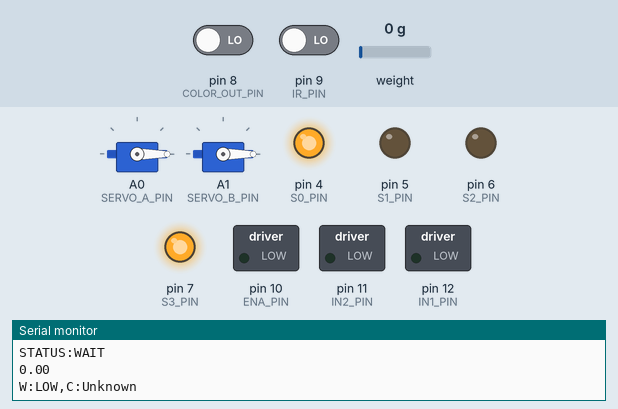
Recording of a sketch running on a simulated Arduino Uno, built with avr-gcc and run on an emulated ATmega328P. Parts: 2 × servo, switched loads named in the sketch (green lamp = pin HIGH), output pins drawn as LEDs (lit = HIGH), the last lines printed to the serial monitor. The inputs (shaded band) are chosen by the test bench; at power-on: pin 9 (IR_PIN) LOW, pin 8 (COLOR_OUT_PIN) LOW, weight on the scale 0 g.

Above: at 23.1 s.
23.2 s: pin 9 (IR_PIN) driven HIGH
At 27.7 s:
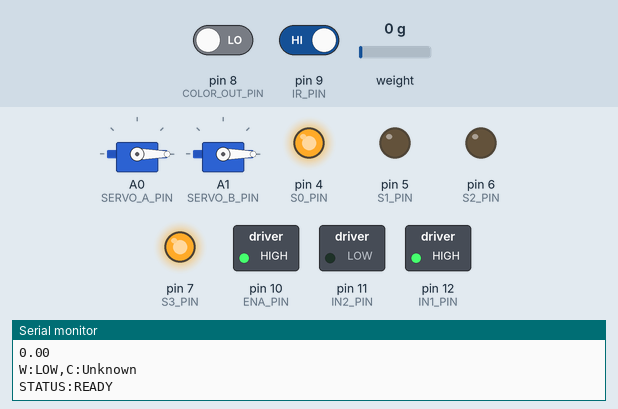
28.0 s: pin 9 (IR_PIN) driven LOW
At 28.12 s:
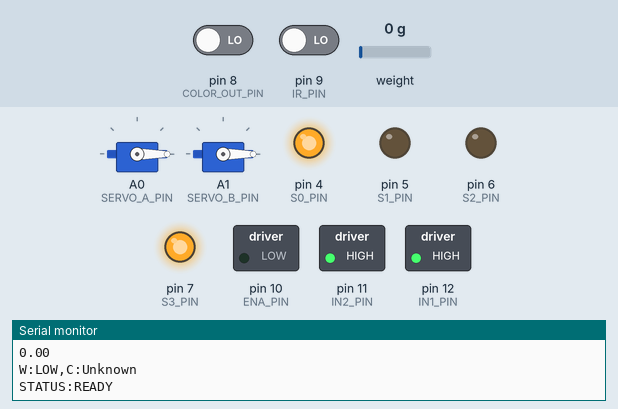
At 33.32 s:
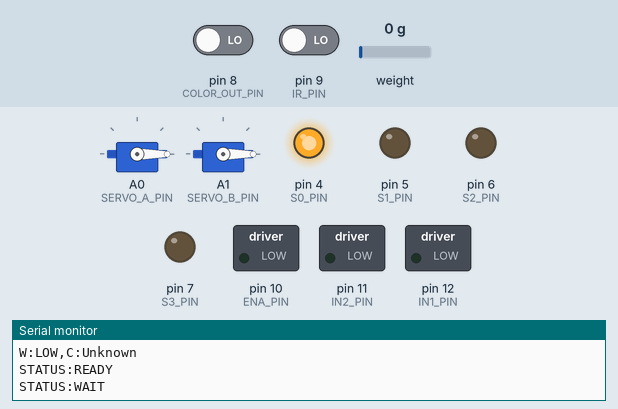
Timing chart, 0 to 53.7 s (numbered marks = the images above; inputs shaded):
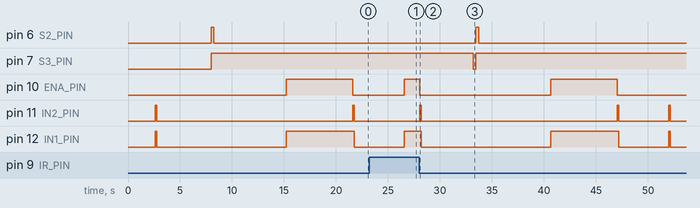

Measured:
- after the input at 23.2 s, pin 10 (ENA_PIN): LOW → HIGH after 3.4 s; pin 11 (IN2_PIN): stays LOW (without the input it goes to HIGH after 3.4 s); pin 12 (IN1_PIN): goes on until 26.6 s, then stays HIGH
- after the input at 28.0 s, pin 6 (S2_PIN): LOW → HIGH after 5.5 s, → LOW 0.25 s later; pin 7 (S3_PIN): HIGH → LOW after 5.2 s, → HIGH 0.25 s later
- by itself, pin 11 (IN2_PIN): alternates HIGH for 0.15 s and LOW for 18.9 s

The sketch:

Maker_s_Lab_Group_34_MainBoard.ino
```cpp
#include <Servo.h>
#include "HX711.h"
#define DOUT_PIN      3
#define CLK_PIN       2
#define S0_PIN        4
#define S1_PIN        5
#define S2_PIN        6
#define S3_PIN        7
#define COLOR_OUT_PIN 8
#define IR_PIN        9
#define ENA_PIN       10
#define IN1_PIN       12
#define IN2_PIN       11
#define SERVO_A_PIN   A0
#define SERVO_B_PIN   A1
const float FACTOR       = 1837.5;
const float WEIGHT_HIGH  = 36;
const float NOISE_FLOOR  = 3.0;
const int   MOTOR_SPEED  = 255;
const long  IR_TIMEOUT   = 45000;
const int  COLOR_GAP     = 20;
const long PULSE_TIMEOUT = 200000;
HX711 scale;
Servo servoA;
Servo servoB;
float finalWeight   = 0.0;
byte  detectedColor = 0;
void sendWaiting() {
  Serial.println(F("STATUS:WAIT"));
}
void sendReady() {
  Serial.println(F("STATUS:READY"));
}
void sendToDisplay(float weight, byte color) {
  String wLabel = (weight >= WEIGHT_HIGH) ? "HIGH" : "LOW";
  String cLabel;
  if      (color == 1) cLabel = "Red";
  else if (color == 3) cLabel = "Blue";
  else                 cLabel = "Unknown";
  Serial.print(F("W:"));
  Serial.print(wLabel);
  Serial.print(F(",C:"));
  Serial.println(cLabel);
}
void setup() {
  Serial.begin(9600);
  pinMode(ENA_PIN, OUTPUT);
  pinMode(IN1_PIN, OUTPUT);
  pinMode(IN2_PIN, OUTPUT);
  digitalWrite(IN1_PIN, LOW);
  digitalWrite(IN2_PIN, LOW);
  analogWrite(ENA_PIN, 0);
  pinMode(IR_PIN, INPUT);
  pinMode(S0_PIN, OUTPUT);
  pinMode(S1_PIN, OUTPUT);
  pinMode(S2_PIN, OUTPUT);
  pinMode(S3_PIN, OUTPUT);
  pinMode(COLOR_OUT_PIN, INPUT);
  digitalWrite(S0_PIN, HIGH);
  digitalWrite(S1_PIN, LOW);
  digitalWrite(S2_PIN, LOW);
  digitalWrite(S3_PIN, LOW);
  servoA.attach(SERVO_A_PIN);
  servoB.attach(SERVO_B_PIN);
  servoA.write(0);
  servoB.write(0);
  delay(800);
  servoA.detach();
  servoB.detach();
  scale.begin(DOUT_PIN, CLK_PIN);
  delay(500);
  scale.set_scale(FACTOR);
  scale.power_up();
  scale.tare();
  delay(300);
}
void startMotor() {
  digitalWrite(IN1_PIN, HIGH);
  digitalWrite(IN2_PIN, LOW);
  analogWrite(ENA_PIN, MOTOR_SPEED);
}
void stopMotor() {
  digitalWrite(IN1_PIN, HIGH);
  digitalWrite(IN2_PIN, HIGH);
  analogWrite(ENA_PIN, 0);
  delay(150);
  digitalWrite(IN1_PIN, LOW);
  digitalWrite(IN2_PIN, LOW);
  delay(2000);
}
byte detectColor() {
  long redPulse;
  long greenPulse;
  long bluePulse;
  digitalWrite(S2_PIN, LOW);
  digitalWrite(S3_PIN, LOW);
  delay(50);
  redPulse = pulseIn(COLOR_OUT_PIN, LOW, PULSE_TIMEOUT);
  digitalWrite(S2_PIN, HIGH);
  digitalWrite(S3_PIN, HIGH);
  delay(50);
  greenPulse = pulseIn(COLOR_OUT_PIN, LOW, PULSE_TIMEOUT);
  digitalWrite(S2_PIN, LOW);
  digitalWrite(S3_PIN, HIGH);
  delay(50);
  bluePulse = pulseIn(COLOR_OUT_PIN, LOW, PULSE_TIMEOUT);
  if (redPulse == 0 && greenPulse == 0 && bluePulse == 0) {
    return 0;
  }
  if (redPulse == 0)   redPulse   = 999999L;
  if (greenPulse == 0) greenPulse = 999999L;
  if (bluePulse == 0)  bluePulse  = 999999L;
  if (redPulse < greenPulse && redPulse < bluePulse) {
    if ((min(greenPulse, bluePulse) - redPulse) > COLOR_GAP) {
      return 1;
    }
  }
  if (greenPulse < redPulse && greenPulse < bluePulse) {
    if ((min(redPulse, bluePulse) - greenPulse) > COLOR_GAP) {
      return 2;
    }
  }
  if (bluePulse < redPulse && bluePulse < greenPulse) {
    if ((min(redPulse, greenPulse) - bluePulse) > COLOR_GAP) {
      return 3;
    }
  }
  return 0;
}
float readWeight() {
  delay(400);
  scale.power_up();
  delay(800);
  float avg = 0;
  for (int i = 0; i < 10; i++) {
    avg += scale.get_units(5);
    delay(50);
  }
  float reading = avg / 10.0;
  if (reading < 0) {
    reading = 0;
  }
  if (reading < NOISE_FLOOR) {
    reading = 0;
  }
  Serial.println(reading);
  return reading;
}
void moveServos(int a, int b) {
  servoA.attach(SERVO_A_PIN);
  servoB.attach(SERVO_B_PIN);
  servoA.write(a);
  servoB.write(b);
  delay(1200);
}
void sweepServoA(int fromAngle, int toAngle, int stepDelay) {
  servoA.attach(SERVO_A_PIN);
  int step = (toAngle > fromAngle) ? 1 : -1;
  for (int pos = fromAngle; pos != toAngle; pos += step) {
    servoA.write(pos);
    delay(stepDelay);
  }
  servoA.write(toAngle);
}
void sweepServoB(int fromAngle, int toAngle, int stepDelay) {
  servoB.attach(SERVO_B_PIN);
  int step = (toAngle > fromAngle) ? 1 : -1;
  for (int pos = fromAngle; pos != toAngle; pos += step) {
    servoB.write(pos);
    delay(stepDelay);
  }
  servoB.write(toAngle);
}
void resetServos() {
  servoA.write(0);
  servoB.write(0);
  delay(600);
  servoA.detach();
  servoB.detach();
}
bool sortObject(byte color, float weight) {
  bool high = (weight >= WEIGHT_HIGH);
  if (!high) {
    if (color == 1) {
      startMotor();
      servoA.attach(SERVO_A_PIN);
      servoA.write(90);
      delay(400);
      sweepServoA(140, 0, 25);
      delay(400);
      return true;
    }
    else if (color == 3) {
      moveServos(140, 0);
      startMotor();
    }
  }
  else {
    if (color == 1) {

      moveServos(0, 42);
    }
    else if (color == 3) {
    }
  }
  return false;
}
void loop() {
  sendReady();
  startMotor();
  unsigned long t = millis();
  while (digitalRead(IR_PIN) == HIGH) {
    delay(750);

    if (millis() - t > IR_TIMEOUT) {

      stopMotor();

      return;
    }
  }
  stopMotor();
  delay(3000);
  sendWaiting();
  detectedColor = detectColor();
  finalWeight = readWeight();
  sendToDisplay(finalWeight, detectedColor);
  bool beltAlreadyOn = sortObject(detectedColor, finalWeight);
  if (!beltAlreadyOn) {

    startMotor();
  }
  delay(5000);
  resetServos();
  delay(800);
  stopMotor();
  delay(300);
  scale.power_up();
  delay(500);
  scale.tare();
  delay(1000);
}
```
